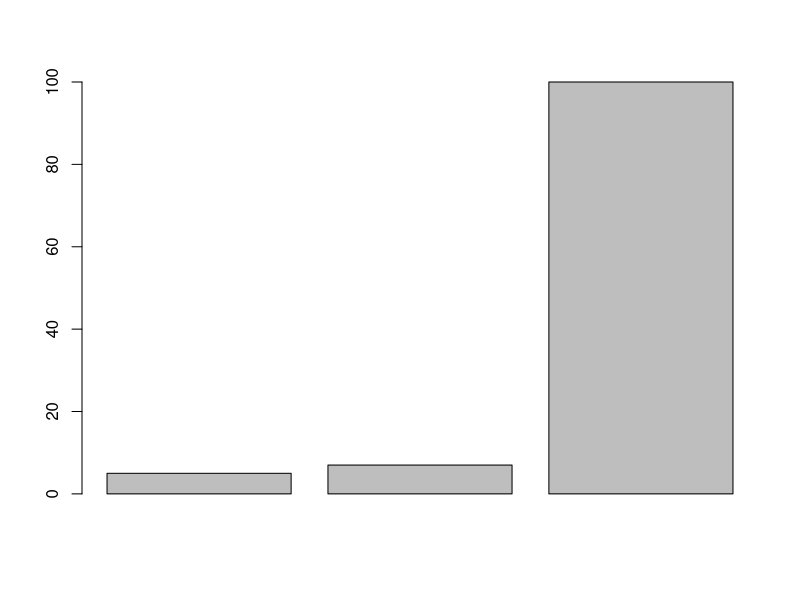
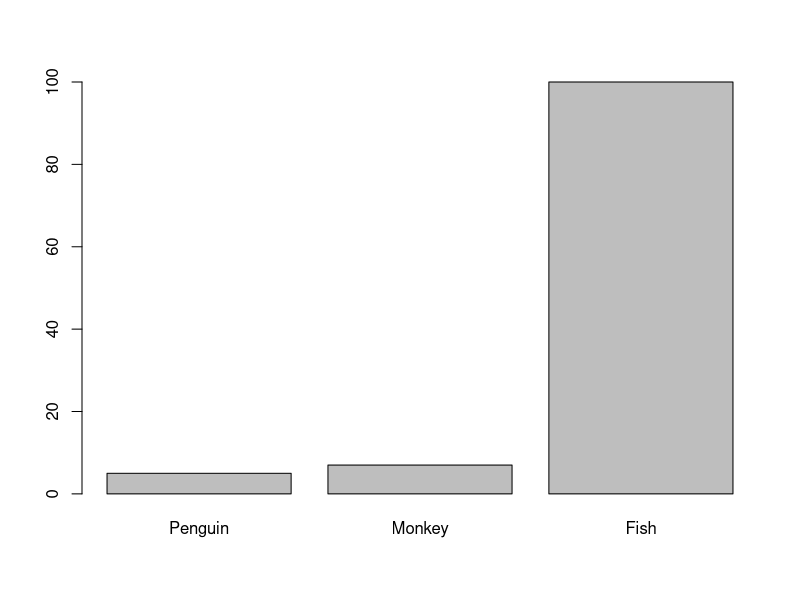
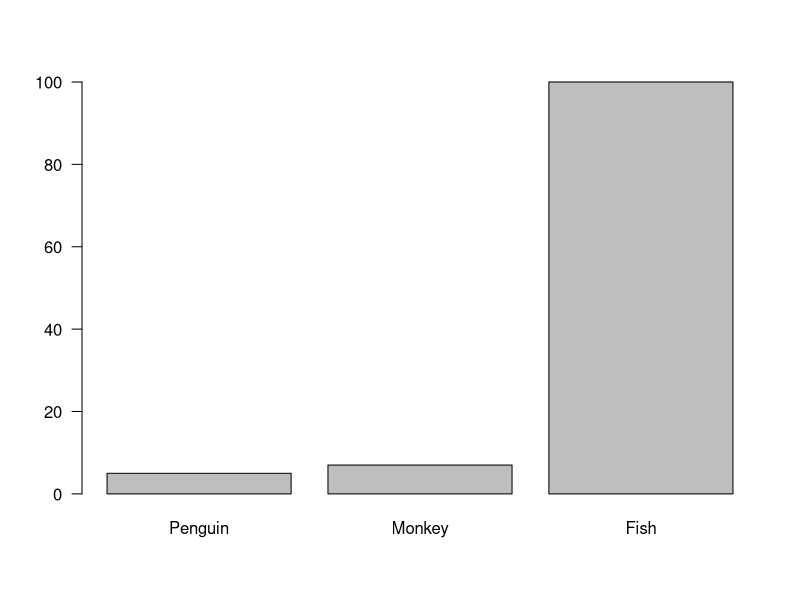
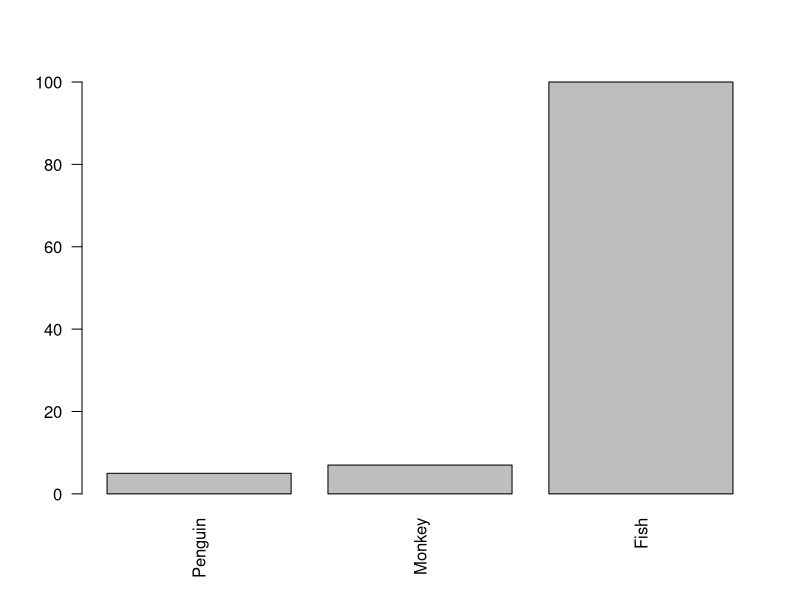
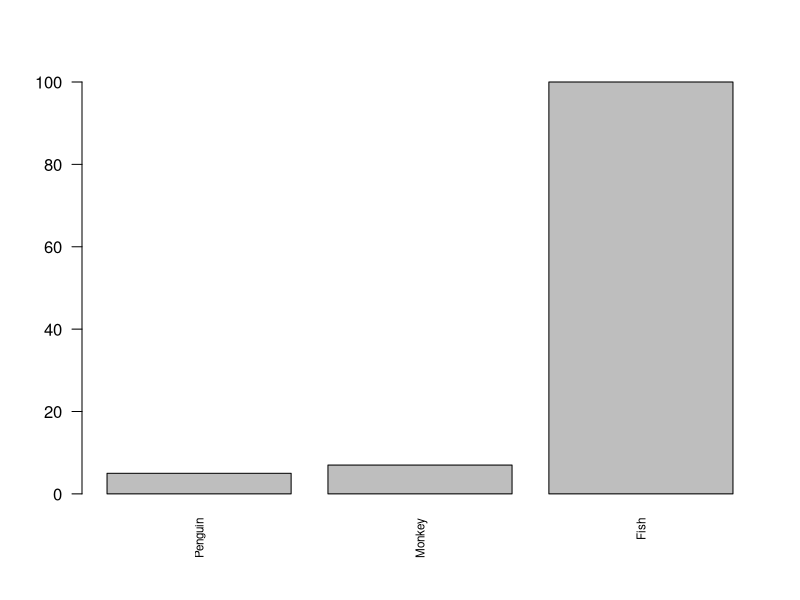

Write the R code that produced these figures, in order.
# Zoo
Animal <- c("Penguin", "Monkey", "Fish")
Count <- c(5, 7, 100)
Zoo <- data.frame(Animal, Count)

# Create barplot of count of animals
barplot(Count)

# Create barplot with Animal label
barplot(Count, names=Animal)

# Create barplot with horizontal Animal label
barplot(Count, names=Animal, las=1)

# Create barplot with vertical Animal label
barplot(Count, names=Animal, las=2)

# Create barplot with vertical Animal label, shrunken
barplot(Count, names=Animal, las=2, cex.names=.7)